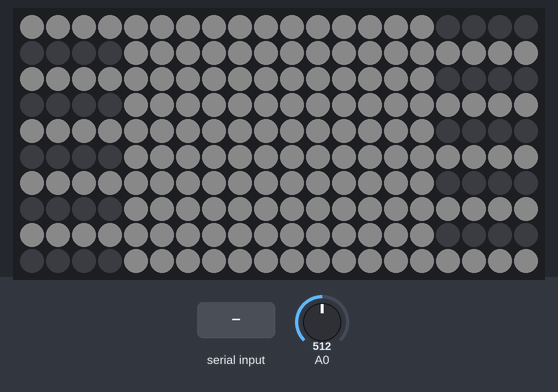
The sketch below on a simulated Arduino Uno, built for the host (arithmetic inside an expression is 32-bit, double 64-bit). On the bench: 20×10 RGB LED matrix (first LED top left, wired row by row). Inputs (shaded band) come from the test bench; at power-on: A0 = 512. Dim RGB values are drawn brighter than linear; what the sketch prints to the serial monitor is not drawn.

Above: at 1.26 s.
1.3 s: A0 set to 0
At 1.43 s:
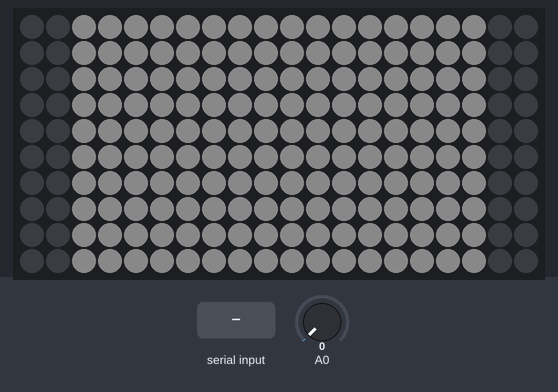
3.0 s: A0 set to 122
At 5.4 s:
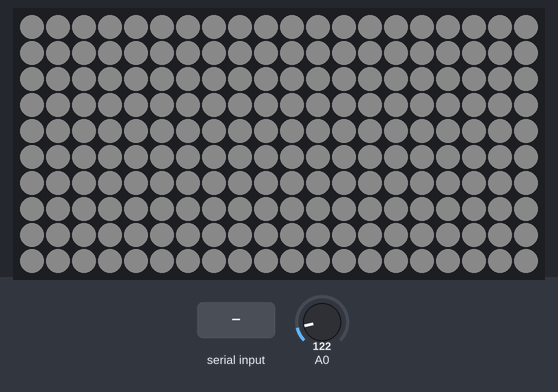
6.0 s: "#" received over Serial
Timing chart, 0 to 9.0 s (numbered marks = the images above; inputs shaded):
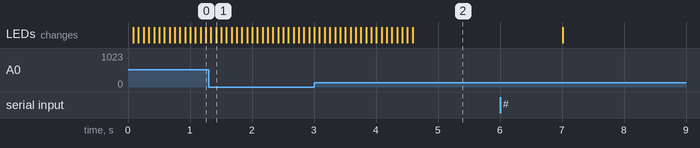

Measured:
- after the input at 3.0 s, the LEDs: first change at once (image 2 shows a later state)

The sketch:

vumeter-v3.ino
```cpp
#include "FastLED.h"

#define NUM_LEDS 200
#define DATA_PIN 3

#define ROWS 10
#define COLUMNS 20


int matrix[COLUMNS];
CRGB led_matrix[NUM_LEDS];

int timeout = 75;
int mode = 0;
int R = 10;
int G = 10;
int B = 10;

void setup() {
  FastLED.addLeds<NEOPIXEL, DATA_PIN>(led_matrix, NUM_LEDS);

  Serial.begin(9600); // setup serial
  for (int i = 0; i < COLUMNS; i++) {
    matrix[i] = 0;
  }

}

void serialEvent() {
  //Serial.print("serial read");
  String s = "";
  while (Serial.available()) {
    s = Serial.readString();
    switch (s[0]) {
      case '#':
        char rstr[4];
        rstr[0] = '0';
        rstr[1] = s[1];
        rstr[2] = s[2];
        rstr[3] = s[3];
        R = charToInt(rstr);

        char gstr[4];
        gstr[0] = '0';
        gstr[1] = s[5];
        gstr[2] = s[6];
        gstr[3] = s[7];
        G = charToInt(gstr);

        char bstr[4];
        bstr[0] = '0';
        bstr[1] = s[9];
        bstr[2] = s[10];
        bstr[3] = s[11];
        B = charToInt(bstr);
        break;
      case 'm':
        setMode(s[1]);
        break;
      case 'd':
        Serial.println("setting delay");
        char dstr[4];
        dstr[0] = s[1];
        dstr[1] = s[2];
        dstr[2] = s[3];
        dstr[3] = s[4];
        timeout = charToInt(dstr);
        Serial.print("delay: ");
        Serial.println(timeout);
        break;
      default:
        Serial.print("unknown command");
        break;
    }
    Serial.print(String(s));
  }
}

void setMode(char c) {
  switch (c) {
    case '0':
      mode = 0;
      Serial.print("mode0");
      break;
    case '1':
      mode = 1;
      Serial.print("mode1");
      break;
    default:
      mode = 0;
      break;
  }
}

int charToInt(char c[4]) {
  int number = 0;
  number = (c[0]  - '0') * 1000;
  number = number + ((c[1]  - '0') * 100);
  number = number + ((c[2] - '0') * 10);
  number = number + (c[3] - '0');
  return number;
}


void loop() {
  //Serial.print("loop");

  int sensorValue;
  int ledValue = 0;

  for (int i = 0; i < COLUMNS; i++) {
    sensorValue = analogRead(A0);
    if (sensorValue > ledValue) {
      ledValue = sensorValue;
    }
  }
  ledValue = ledValue / 4; // modify to adjust sensitivity

  if (ledValue > ROWS) {
    ledValue = ROWS;
  }

  for (int k = COLUMNS; k > 0; k--) {
    matrix[k] = matrix[k - 1];
  }
  matrix[0] = ledValue;

  switch (mode) {
    case 0:
      mode0();
      break;
    case 1:
      mode1();
      break;
    default:
      mode0();
      break;
  }
}

void mode0() {
  turnOnTheLEDs();
  delay(timeout);
}

int counter = 0;
void mode1() {
  counter++;
  if (counter > COLUMNS) {
    counter = 0;
    turnOnTheLEDs();
    delay(timeout);
  }
}

void turnOnTheLEDs() {
  // go through columns
  //Serial.println();
  for (int i = 0; i < COLUMNS; i++) {
    //Serial.print(matrix[i]);
    //Serial.print(" ");
    int leds = matrix[i];

    for (int j = 0; j < ROWS; j++) {
      int offset;
      int led;


      offset = i;
      if (offset >= COLUMNS) {
        offset -= COLUMNS;
      }

      if (j % 2 != 0) {
        // every odd row, the signals goes backwards
        offset = abs(offset - (COLUMNS - 1));
      }

      led = j * COLUMNS + offset;

      if (j < leds) {
        led_matrix[led].r = R;
        led_matrix[led].g = G;
        led_matrix[led].b = B;
      } else {
        led_matrix[led].r = 0;
        led_matrix[led].g = 0;
        led_matrix[led].b = 0;
      }

    }
  }
  FastLED.show();
}
```
